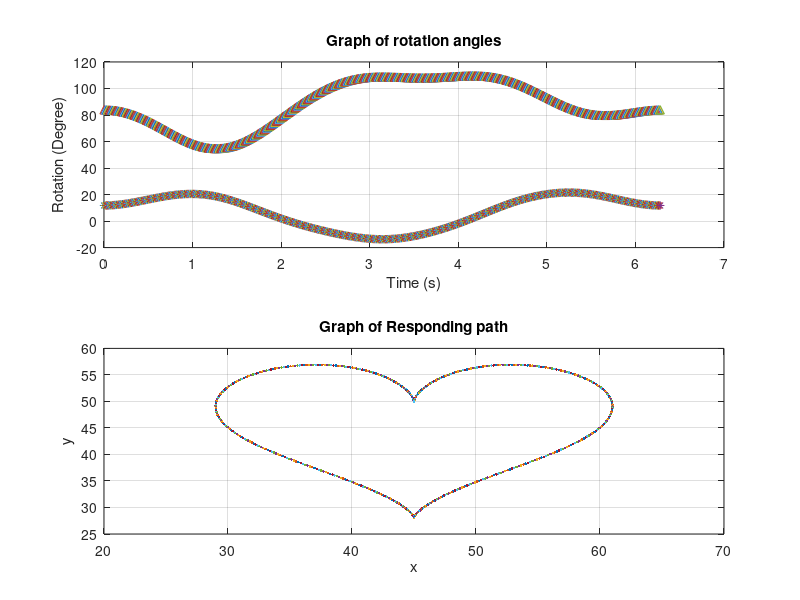

Recreate this plot in MATLAB. (Note: a time limit stopped this script after it produced the figure.)
clc
l1=50;
l2=40;
for t = 0:0.01:2*pi
    x = 45 + 16*sin(t)^3;
    y = 45 + 13*cos(t) - 5*cos(2*t) - 2*cos(3*t) - cos(4*t);
    
    C2 = (x^2 + y^2 - l1^2 - l2^2)/(2*l1*l2);
    S2 = sqrt(abs(1 - C2^2));
    
    t2=atan2(S2,C2);
    
    C1 = (x*(l1 + l2*C2) + y*(l2*S2))/((l1+l2*C2)^2+(l2*S2)^2);
    S1 = (-x*(l2*S2) + y*(l1 + l2*C2))/((l1+l2*C2)^2+(l2*S2)^2);
    
    t1=atan2(S1,C1);
    
    Px = l1*cos(t1) + l2*cos(t1 + t2);
    Py = l1*sin(t1) + l2*sin(t1 + t2);
    
    subplot(2,1,1);
    plot(t,t1*180/pi,'*',t,t2*180/pi,'^');
    title('Graph of rotation angles');
    xlabel('Time (s)');ylabel('Rotation (Degree)')
    hold on
    grid on
    
    subplot(2,1,2);
    plot(Px,Py,'.');
    title('Graph of Responding path');
    xlabel('x');ylabel('y');
    hold on
    grid on
    pause(0.02)
    
    
end

    
    
    
    
